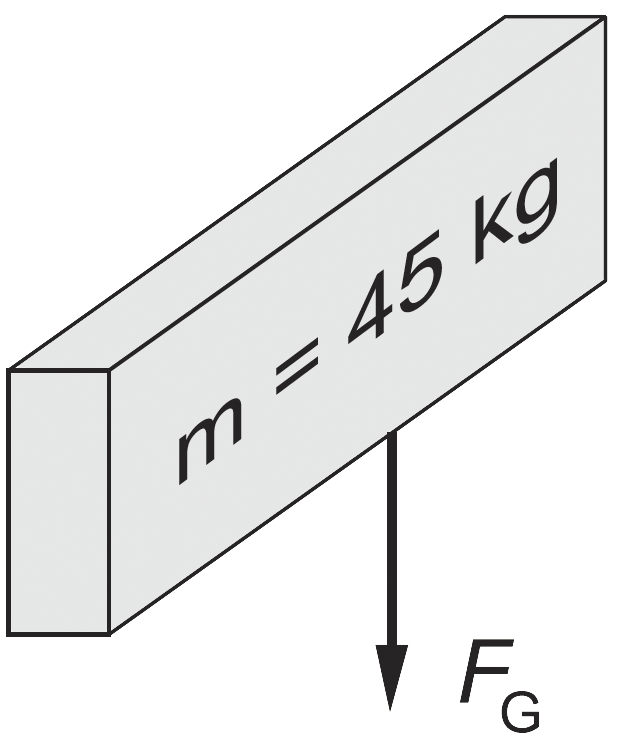
#> input picture read-images/image.png, 1244 x 1482 px (shown at 1/2 size); its folder holds only this picture in this run
$ python main.py
#> lines starting #> are read from the running program, lines starting #| are printed output that depends on the picture
from PIL import Image
import os

read_folder_path = 'read-images'
write_folder = 'write-images'

ratio = (200,100)

def shrink_images():
  for dirpath, dirnames, filenames in os.walk(read_folder_path):
    print(dirpath, dirnames, filenames)
    for filename in filenames:
      image = Image.open(os.path.join(os.getcwd(),dirpath,filename))
#> image is the input picture: PIL image 1244x1482 RGBA; mean R, G, B, A 234.1, 234.3, 234.3, 111.4
      resized_image = image.resize(ratio)
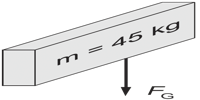
#> resized_image: PIL image 200x100 RGBA; mean R, G, B, A 91.9, 91.9, 91.9, 111.5; transparent parts drawn white
      resized_image.save(os.path.join(os.getcwd(),write_folder,filename))


if __name__ == '__main__':
  shrink_images()
